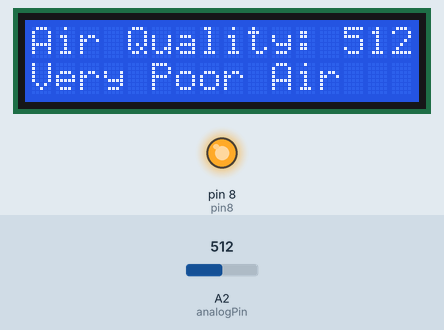
Bench run of a sketch on a simulated Arduino Uno, built with avr-gcc and run on an emulated ATmega328P. Parts: 16×2 character LCD, output pins drawn as LEDs (lit = HIGH). The test bench sets the inputs (shaded band); at power-on: A2 (analogPin) = 512. What the sketch prints to the serial monitor is not drawn.

Above: at 1.6 s.
1.7 s: A2 (analogPin) set to 190
At 2.6 s:
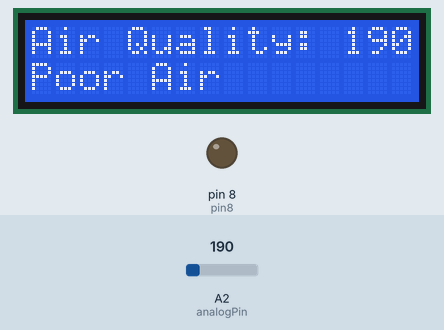
3.5 s: A2 (analogPin) set to 107
At 4.7 s:
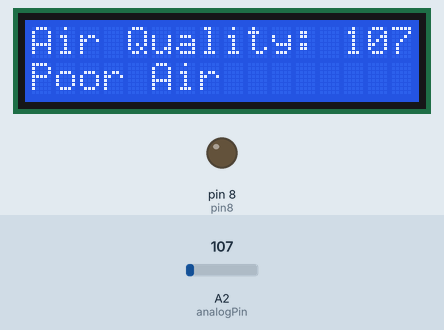
5.5 s: A2 (analogPin) set to 93
At 6.7 s:
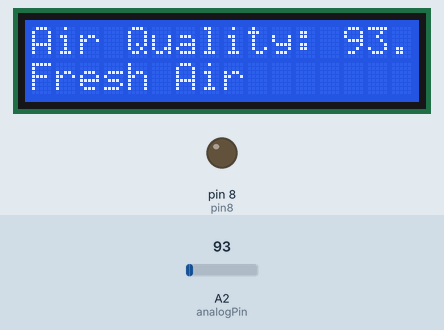
Timing chart, 0 to 8.5 s (numbered marks = the images above; inputs shaded):
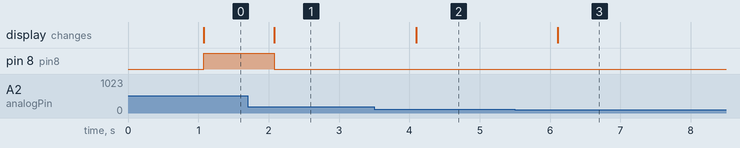

The sketch:

air_pollution_monitoring_system_1.ino
```cpp
#include <LiquidCrystal.h>

LiquidCrystal lcd(12, 11, 5, 4, 3, 2);

int const pin8 = 8;
int const analogPin = A2;

void setup() {
  pinMode(analogPin, INPUT);
  pinMode(pin8, OUTPUT);
  lcd.begin(16, 2);
  lcd.print("What is the air? ");
  lcd.print("quality today?");
  Serial.begin(9600);
  lcd.display();
}

void loop() {
  float sensorValue;
  delay(1000);
  sensorValue = analogRead(analogPin);
  Serial.print("Air Quality in PPM = ");
  Serial.println(sensorValue);

  lcd.clear();
  lcd.setCursor(0,0);
  lcd.print ("Air Quality: ");
  lcd.print (sensorValue);

  if (sensorValue<=100)
   {
   Serial.print("Fresh Air ");
   Serial.print ("\r\n");
   lcd.setCursor(0,1);
   lcd.print("Fresh Air");
   }
  else if( sensorValue>=100 && sensorValue<200 )
   {
   Serial.print("Poor Air");
   Serial.print ("\r\n");
   lcd.setCursor(0,1);
   lcd.print("Poor Air");
   }
  else if (sensorValue>=200 )
   {
   Serial.print("Very Poor Air");
   Serial.print ("\r\n");
   lcd.setCursor(0,1);
   lcd.print("Very Poor Air");
   }

  if (sensorValue >200) {
    digitalWrite(pin8, HIGH);
  }
  else {
    digitalWrite(pin8, LOW);
  }
}
 
```

Measured:
- the behaviour switches between 101 and 100 on A2 (analogPin) (found by bisection; images 2 and 3)
- after the input at 1.7 s, pin 8 (pin8): HIGH → LOW after 0.38 s; the display: changes after 0.38 s (image 1)
- after the input at 3.5 s, the display: changes after 0.60 s (image 2)
- after the input at 5.5 s, the display: changes after 0.61 s (image 3)
